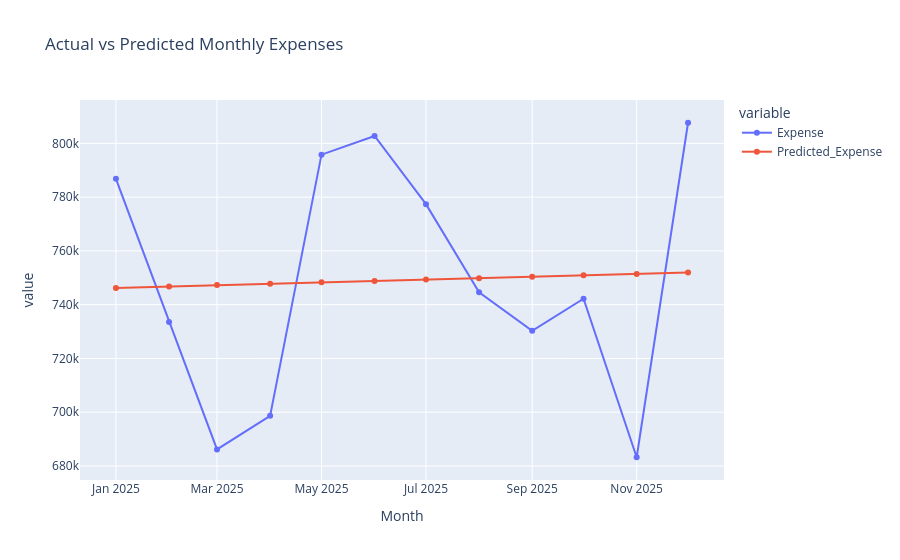

The code cell stored with this chart in its notebook:
### Code cell
# Convert Month to text for Plotly
"""monthly_ml["Month"] = monthly_ml["Month"].astype(str)

fig = px.line(
    monthly_ml,
    x="Month",
    y=["Expense", "Predicted_Expense"],
    markers=True,
    title="Actual vs Predicted Monthly Expenses"
)

fig"""

### Figure 1 — Plotly figure (JSON) as saved in the notebook; plotly's stock layout.template omitted (floating-point values rounded to 4 significant figures)
{"data": [{"hovertemplate": "variable=Expense<br>Month=%{x}<br>value=%{y}<extra></extra>", "legendgroup": "Expense", "line": {"color": "#636efa", "dash": "solid"}, "marker": {"symbol": "circle"}, "mode": "lines+markers", "name": "Expense", "orientation": "v", "showlegend": true, "type": "scatter", "x": ["2025-01", "2025-02", "2025-03", "2025-04", "2025-05", "2025-06", "2025-07", "2025-08", "2025-09", "2025-10", "2025-11", "2025-12"], "xaxis": "x", "y": [786800.0, 733600.0, 686200.0, 698700.0, 795800.0, 802700.0, 777400.0, 744600.0, 730300.0, 742200.0, 683300.0, 807700.0], "yaxis": "y"}, {"hovertemplate": "variable=Predicted_Expense<br>Month=%{x}<br>value=%{y}<extra></extra>", "legendgroup": "Predicted_Expense", "line": {"color": "#EF553B", "dash": "solid"}, "marker": {"symbol": "circle"}, "mode": "lines+markers", "name": "Predicted_Expense", "orientation": "v", "showlegend": true, "type": "scatter", "x": ["2025-01", "2025-02", "2025-03", "2025-04", "2025-05", "2025-06", "2025-07", "2025-08", "2025-09", "2025-10", "2025-11", "2025-12"], "xaxis": "x", "y": [746200.0, 746800.0, 747300.0, 747800.0, 748300.0, 748800.0, 749400.0, 749900.0, 750400.0, 750900.0, 751400.0, 751900.0], "yaxis": "y"}], "layout": {"legend": {"title": {"text": "variable"}, "tracegroupgap": 0}, "title": {"text": "Actual vs Predicted Monthly Expenses"}, "xaxis": {"anchor": "y", "domain": [0, 1], "title": {"text": "Month"}}, "yaxis": {"anchor": "x", "domain": [0, 1], "title": {"text": "value"}}}}
